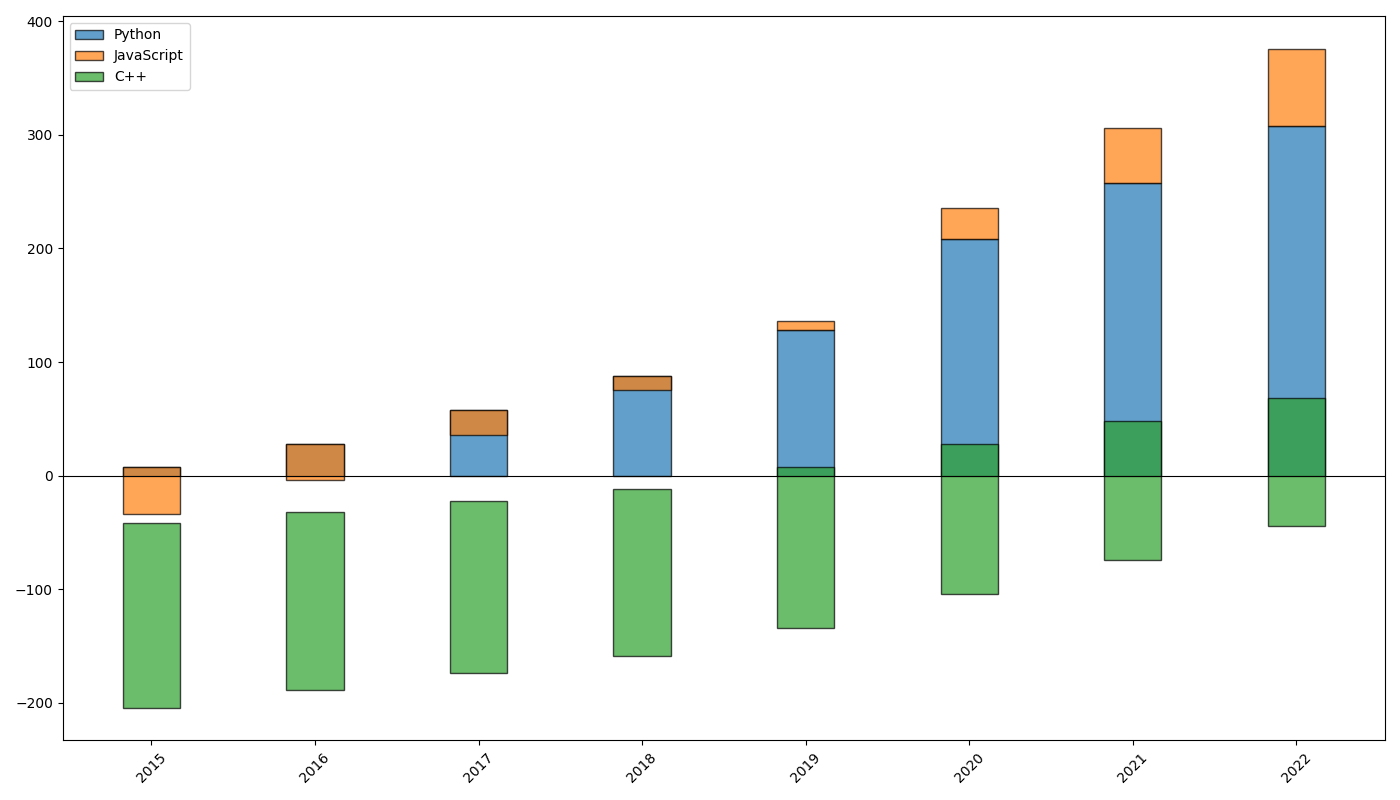

Here is the Python script that generated this plot:
import matplotlib.pyplot as plt
import numpy as np

# Data Setup
years = np.array(['2015', '2016', '2017', '2018', '2019', '2020', '2021', '2022'])
# Removed 'Ruby' from languages
languages = ['Python', 'JavaScript', 'C++']
# Adjusted participants array by removing 'Ruby' (3rd column)
participants = np.array([
    [200, 150, 30],
    [220, 160, 35],
    [250, 170, 40],
    [280, 180, 45],
    [320, 200, 50],
    [400, 220, 60],
    [450, 240, 70],
    [500, 260, 80],
])

# Calculate differences from a central axis: mean of participants
mean_participants = np.mean(participants)
participants_delta = participants - mean_participants

fig, ax = plt.subplots(figsize=(14, 8))
bar_width = 0.35
x = np.arange(len(years))

# Plot diverging bars for each language
for i, language in enumerate(languages):
    ax.bar(x, participants_delta[:, i], width=bar_width, label=language, alpha=0.7, edgecolor='black', 
           align='center', bottom=participants_delta[:, i - 1] if i != 0 else 0)

# Custom ticks and axis settings
ax.set_xticks(x)
ax.set_xticklabels(years, rotation=45)
ax.axhline(0, color='black', linewidth=0.8)

# Add legend and display the plot
ax.legend()
plt.tight_layout()
plt.show()
